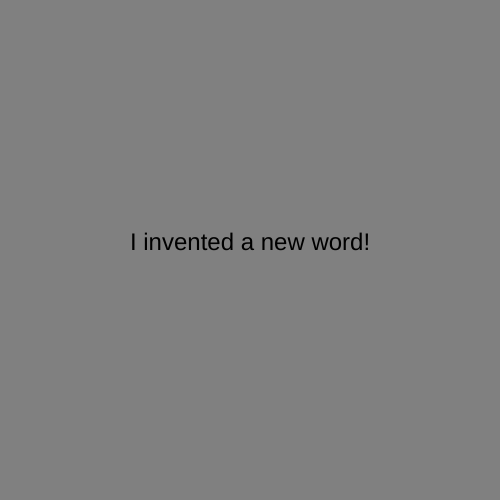
Frame 1 (no input)
Frame 60 (no input): identical to frame 1, image omitted
Frame 120 (the mouse pressed at the canvas centre since frame 60): identical to frame 1, image omitted

The p5.js sketch that drew this single still picture (run headless with seeded random() and noise() and a simulated clock; from frame 60 on, the mouse is pressed at the canvas centre):

// p5.js sketch
// ── sketch.js
let state = 0;


function setup() {
  createCanvas(500, 500);
  textAlign(CENTER);
  textSize(24);
}

function draw() {

switch(state){

case 0:
background('grey');
text("I invented a new word!",width/2,height/2);
break;

case 1:
background('yellow');
text("Plagiarism...XD", width/2,height/2);
break;
}

}
function mouseReleased(){
  state++ ;
  if (state> 1){
    state = 0
  }

}
